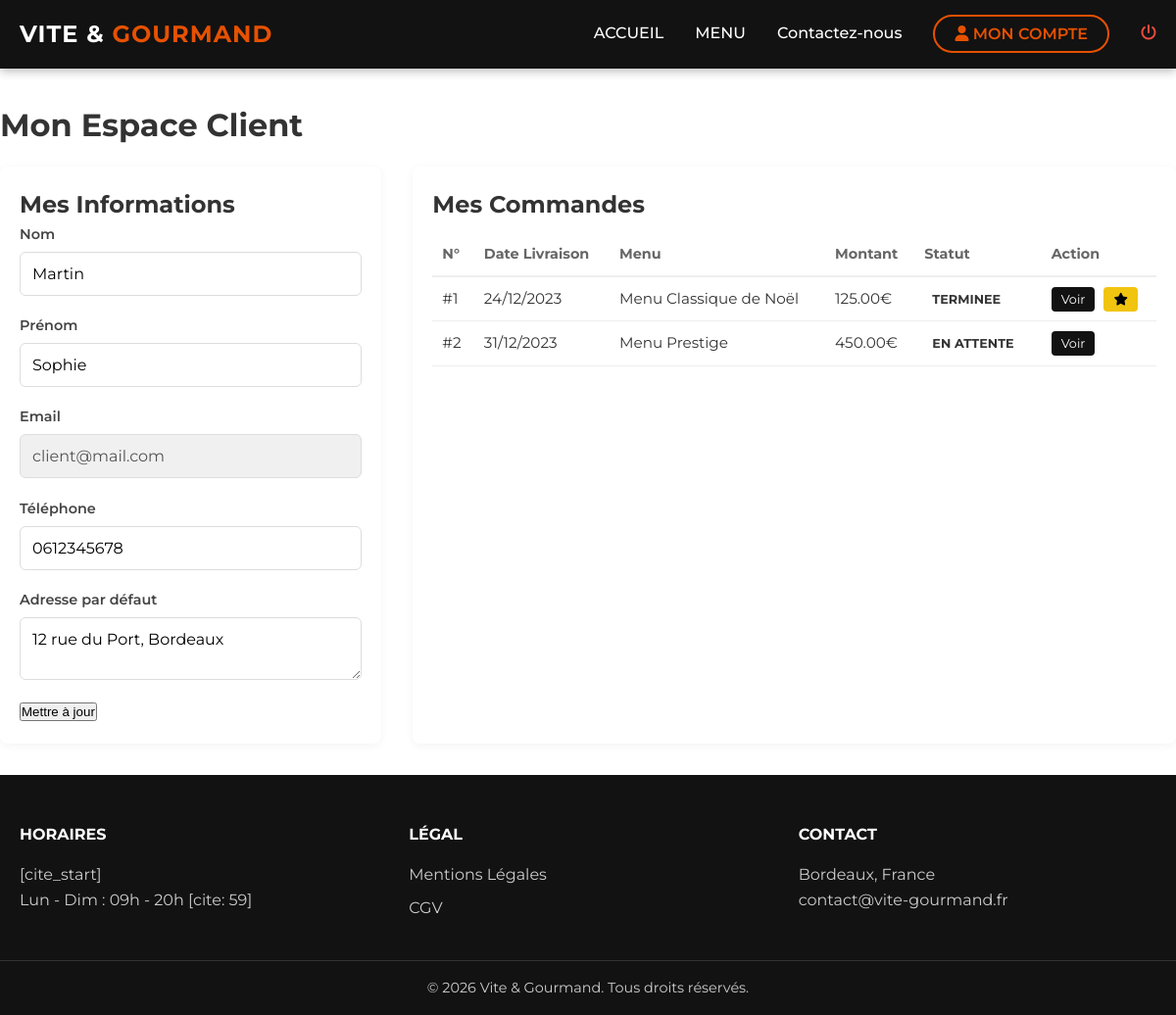
Page /app/profil.php (signed in) on the committed database.
### tables this page shows
CREATE TABLE users (
    id INT AUTO_INCREMENT PRIMARY KEY,
    nom VARCHAR(50) NOT NULL,
    prenom VARCHAR(50) NOT NULL,
    email VARCHAR(100) NOT NULL UNIQUE,
    password VARCHAR(255) NOT NULL,  
    tel VARCHAR(20),
    adresse TEXT,
    role ENUM('client', 'employe', 'admin') DEFAULT 'client',
    created_at DATETIME DEFAULT CURRENT_TIMESTAMP
);

CREATE TABLE commandes (
    id INT AUTO_INCREMENT PRIMARY KEY,
    user_id INT NOT NULL,
    menu_id INT NOT NULL,
    date_commande DATETIME DEFAULT CURRENT_TIMESTAMP,
    date_livraison DATE NOT NULL,
    heure_livraison TIME NOT NULL,
    adresse_livraison TEXT NOT NULL,
    distance_km INT DEFAULT 0,
    nb_pers INT NOT NULL,
    prix_total DECIMAL(10,2) NOT NULL,
    statut ENUM('en_attente', 'accepte', 'preparation', 'livraison', 'livre', 'retour_materiel', 'terminee', 'annulee') DEFAULT 'en_attente',
    materiel_prete BOOLEAN DEFAULT FALSE,  
    FOREIGN KEY(user_id) REFERENCES users(id),
    FOREIGN KEY(menu_id) REFERENCES menus(id)
);

CREATE TABLE menus (
    id INT AUTO_INCREMENT PRIMARY KEY,
    titre VARCHAR(100) NOT NULL,
    description TEXT,
    prix DECIMAL(10,2) NOT NULL,
    min_pers INT DEFAULT 4,
    stock INT DEFAULT 0,
    theme VARCHAR(50),  
    regime VARCHAR(50),  
    photo VARCHAR(255),
    delai_commande VARCHAR(100) DEFAULT '48h à l''avance',
    est_visible BOOLEAN DEFAULT TRUE
);

### app/classes/Database.php (called while the page is built)
<?php
class Database {
    private $host = 'db';
    private $dbname = 'vite_gourmand';
    private $username = 'root';
    private $password = 'root';
    public $pdo;
    public function __construct() {
        try {
            $this->pdo = new PDO("mysql:host={$this->host};dbname={$this->dbname};charset=utf8mb4", $this->username, $this->password);
            $this->pdo->setAttribute(PDO::ATTR_ERRMODE, PDO::ERRMODE_EXCEPTION);
            $this->pdo->setAttribute(PDO::ATTR_DEFAULT_FETCH_MODE, PDO::FETCH_ASSOC);
        } catch (PDOException $e) {
            die("Erreur de connexion : " . $e->getMessage());
        }
    }
    public function getPdo() {
        return $this->pdo;
    }
}

### app/config/init.php (called while the page is built, shortened)
<?php
$db = new Database();
?>

### app/classes/UserManager.php (called while the page is built, shortened)
<?php
class UserManager {
    private $db;
    public function __construct(Database $db) {
        $this->db = $db->getPdo();
    }
    public function getUserById($id) {
        $stmt = $this->db->prepare("SELECT * FROM users WHERE id = ?");
        $stmt->execute([$id]);
        return $stmt->fetch();
    }
}

### app/classes/OrderManager.php (called while the page is built, shortened)
<?php
class OrderManager {
    private $db;
    public function __construct(Database $db) {
        $this->db = $db->getPdo();
    }
    public function getUserHistory($userId) {
        $sql = "SELECT c.*, m.titre as menu_titre
                FROM commandes c
                JOIN menus m ON c.menu_id = m.id
                WHERE c.user_id = ? ORDER BY c.date_commande DESC";
        $stmt = $this->db->prepare($sql);
        $stmt->execute([$userId]);
        return $stmt->fetchAll();
    }
}

### app/profil.php (the view, shortened to what this page needs)
<?php
    require 'config/init.php';
    $userManager = new UserManager($db);
    $orderManager = new OrderManager($db);
    $user = $userManager->getUserById($_SESSION['user_id']);
    $historique = $orderManager->getUserHistory($_SESSION['user_id']);
    include 'header.php';
?>
<main class="profil-page conteneur">
    <h1>Mon Espace Client</h1>
    <div class="profil-grid">
        <section class="card-box">
            <h2>Mes Informations</h2>
            <form action="" method="POST" class="profil-form">
                <div class="input-group">
                    <label>Nom</label>
                    <input type="text" name="nom" value="<?php echo htmlspecialchars($user['nom']); ?>">
                </div>
                <div class="input-group">
                    <label>Prénom</label>
                    <input type="text" name="prenom" value="<?php echo htmlspecialchars($user['prenom']); ?>">
                </div>
                <div class="input-group">
                    <label>Email</label>
                    <input type="email" value="<?php echo htmlspecialchars($user['email']); ?>" disabled style="background:#f0f0f0;">
                </div>
                <div class="input-group">
                    <label>Téléphone</label>
                    <input type="tel" name="tel" value="<?php echo htmlspecialchars($user['tel']); ?>">
                </div>
                <div class="input-group">
                    <label>Adresse par défaut</label>
                    <textarea name="adresse"><?php echo htmlspecialchars($user['adresse']); ?></textarea>
                </div>
                <button type="submit" class="btn-secondary">Mettre à jour</button>
            </form>
        </section>
        <section class="card-box">
            <h2>Mes Commandes</h2>
            <?php if(count($historique) > 0): ?>
            <table class="history-table">
                <thead>
                    <tr>
                        <th>N°</th>
                        <th>Date Livraison</th>
                        <th>Menu</th>
                        <th>Montant</th>
                        <th>Statut</th>
                        <th>Action</th>
                    </tr>
                </thead>
                <tbody>
                    <?php foreach($historique as $cmd): ?>
                        <tr>
                            <td>#<?php echo $cmd['id']; ?></td>
                            <td><?php echo date("d/m/Y", strtotime($cmd['date_livraison'])); ?></td>
                            <td><?php echo htmlspecialchars($cmd['menu_titre']); ?></td>
                            <td><?php echo $cmd['prix_total']; ?>€</td>
                            <td>
                                <span class="badge-status <?php echo strtolower($cmd['statut']); ?>">
                                    <?php echo str_replace('_', ' ', $cmd['statut']); ?>
                                </span>
                            </td>
                            <td>
                                <a href="suivi-commande.php?id=<?php echo $cmd['id']; ?>" class="btn-small">Voir</a>
                                <?php if($cmd['statut'] === "terminee"): ?>
                                    <a href="donner-avis.php?id=<?php echo $cmd['id']; ?>" class="btn-small btn-star" title="Donner mon avis" style="margin-left:5px;">
                                        <i class="fas fa-star"></i>
                                    </a>
                                <?php endif; ?>
                            </td>
                        </tr>
                    <?php endforeach; ?>
                </tbody>
            </table>
            <?php else: ?>
                <p>Aucune commande.</p>
                <a href="menu.php" class="btn-primary" style="margin-top:10px; display:inline-block;">Commander</a>
            <?php endif; ?>
        </section>
    </div>
</main>
<?php include 'footer.php'; ?>

### app/style.css (style rules this page uses)
:root { --primary: #E65100; --primary-hover: #ff6d00; --dark: #121212; --light: #F9F9F9; --white: #ffffff; --shadow: 0 4px 6px rgba(0, 0, 0, 0.1); --transition: all 0.3s ease; }
* { box-sizing: border-box; margin: 0; padding: 0; }
body { font-family: 'Montserrat', sans-serif; background-color: var(--white); color: #333; line-height: 1.6; }
a { text-decoration: none; color: inherit; transition: var(--transition); }
.conteneur { max-width: 1200px; margin: 0 auto; padding: 0 20px; }
.input-group { margin-bottom: 1.2rem; display: flex; flex-direction: column; }
.input-group label { font-weight: 600; font-size: 0.9rem; margin-bottom: 6px; color: #444; }
.input-group input, .input-group textarea { padding: 12px; border: 1px solid #ddd; border-radius: 6px; font-size: 1rem; transition: border 0.3s; font-family: inherit; }
.profil-page { padding: 2rem 0; }
.profil-grid { display: grid; grid-template-columns: 1fr 2fr; gap: 2rem; margin-top: 1rem; }
.card-box { background: white; padding: 20px; border-radius: 8px; box-shadow: 0 2px 10px rgba(0,0,0,0.05); }
.history-table { width: 100%; border-collapse: collapse; margin-top: 10px; }
.history-table th { text-align: left; padding: 10px; border-bottom: 2px solid #eee; color: #666; font-size: 0.9rem; }
.history-table td { padding: 10px; border-bottom: 1px solid #eee; font-size: 0.95rem; }
.badge-status { padding: 4px 8px; border-radius: 4px; font-size: 0.8rem; font-weight: bold; text-transform: uppercase; }
.btn-small { padding: 5px 10px; font-size: 0.8rem; background: var(--dark); color: white; border-radius: 4px; }
.btn-star { background: #f1c40f; color: black; }

### rows in the picture
users: nom "Martin", prenom "Sophie", email "client@mail.com", tel "0612345678", adresse "12 rue du Port, Bordeaux"
commandes: id "1", date_livraison "24/12/2023", menu.titre "Menu Classique de Noël", prix_total "125.00", statut "TERMINEE"
commandes: id "2", date_livraison "31/12/2023", menu.titre "Menu Prestige", prix_total "450.00", statut "EN ATTENTE"
